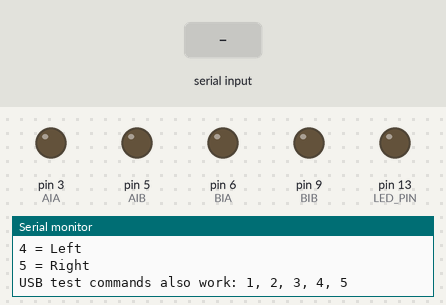
A sketch run on a simulated Arduino Nano, built with avr-gcc and run on an emulated ATmega328P. On the bench: output pins drawn as LEDs (lit = HIGH), the last lines printed to the serial monitor. Inputs (shaded band) come from the test bench.

Above: at 1.3 s.
1.4 s: "B\n" received over Serial
At 1.8 s:
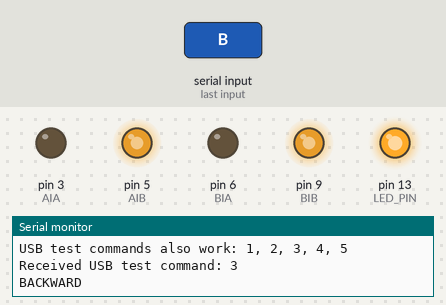
2.9 s: "f,45\n" received over the second serial link
At 4.2 s:
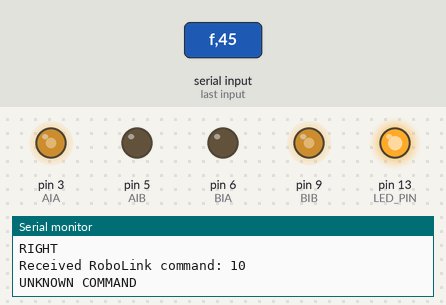
4.5 s: byte 4 (4) received over Serial
At 5.7 s:
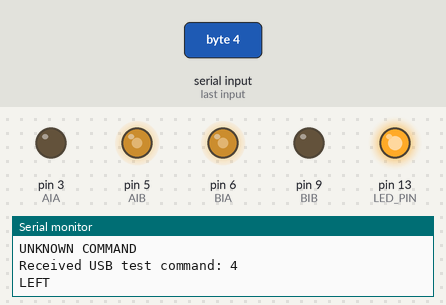
6.0 s: byte 1 (1) received over Serial
At 6.5 s:
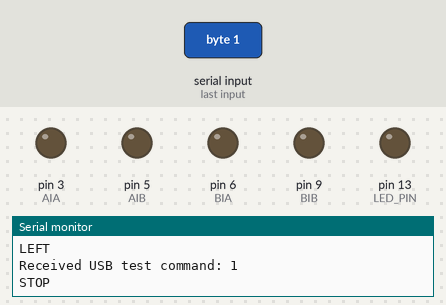
7.5 s: "l\n" received over Serial
At 8.7 s:
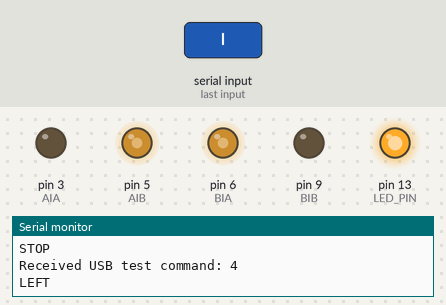
9.0 s: "r\n" received over Serial
At 10.3 s:
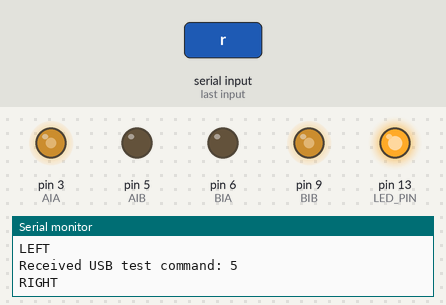
Timing chart, 0 to 11.5 s (numbered marks = the images above; inputs shaded):
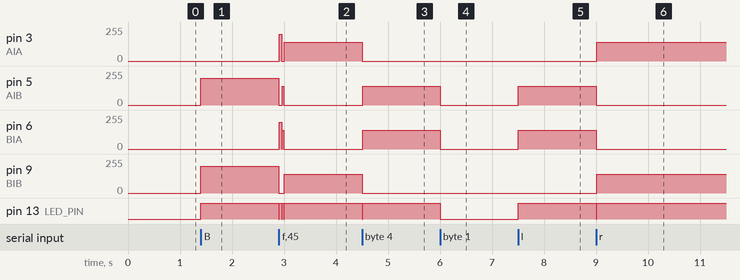

Measured:
- after the input at 1.4 s, pin 5 (AIB), pin 9 (BIB): 0/255 → 200/255 at once; pin 13 (LED_PIN): LOW → HIGH at once
- after the input at 2.9 s, pin 3 (AIA): 0/255 → 140/255 at once; pin 5 (AIB): 200/255 → 0/255 at once
- after the input at 4.5 s, pin 3 (AIA), pin 9 (BIB): 140/255 → 0/255 at once; pin 5 (AIB), pin 6 (BIA): 0/255 → 140/255 at once; pin 13 (LED_PIN): HIGH → LOW at once, → HIGH 0.01 s later
- after the input at 6.0 s, pin 5 (AIB), pin 6 (BIA): 140/255 → 0/255 at once; pin 13 (LED_PIN): HIGH → LOW at once
- after the input at 7.5 s, pin 5 (AIB), pin 6 (BIA): 0/255 → 140/255 at once; pin 13 (LED_PIN): LOW → HIGH at once
- after the input at 9.0 s, pin 3 (AIA), pin 9 (BIB): 0/255 → 140/255 at once; pin 5 (AIB), pin 6 (BIA): 140/255 → 0/255 at once; pin 13 (LED_PIN): HIGH → LOW at once, → HIGH 0.01 s later

The sketch:

Lab5_Part2_RoboLink.ino
```cpp
#include <SoftwareSerial.h>

/*
  Lab 5 - Part 2: RoboLink
  Course: RoboLink: Build and Drive Your Smartphone-Controlled Robot
  Board: Arduino Nano ATmega168
  Written by: Mahmoud Yassin, 2026

  What this sketch does:
    This program lets the RoboLink Android app control the 2-motor robot.

    The app sends one BLE command byte to the Bluetooth/BLE module.
    The Bluetooth/BLE module sends that byte to the Arduino Nano.
    The Arduino reads the byte and controls the L9110 2-channel motor driver.

  RoboLink app command map:
    1 = Stop
    2 = Move forward
    3 = Move backward
    4 = Turn left
    5 = Turn right

  Important app behavior:
    The app uses TouchDown and TouchUp for the direction buttons.
    Example:
      Press Forward  -> app sends 2
      Release Forward -> app sends 1

    This makes the robot stop automatically when the button is released.

  Bluetooth/BLE module wiring:
    BLE module VCC -> Arduino Nano 5V
    BLE module GND -> Arduino Nano GND
    BLE module TXD -> Arduino Nano D10
    BLE module RXD -> Arduino Nano D11 through a voltage divider
    BLE module EN/KEY -> not connected during normal use

    The module used in this lab is a special HC-05-style BLE edition.
    It works with BLE, not classic Bluetooth SPP.

  Phone setup note:
    Make sure Bluetooth and Location/GPS are both turned on.
    Also give the RoboLink app all requested Android permissions for
    connectivity and location, such as Nearby Devices, Bluetooth, and Location.

  L9110 motor driver wiring:
    L9110 A-IA -> Arduino Nano D3
    L9110 A-IB -> Arduino Nano D5
    L9110 B-IA -> Arduino Nano D6
    L9110 B-IB -> Arduino Nano D9
    L9110 GND  -> Arduino GND and motor battery/power supply GND
    L9110 VCC  -> External motor power, usually 2.5V to 12V

    Important:
      Do not power the motors only from the Arduino Nano 5V pin or USB.
      Use an external motor power supply and connect all grounds together.

  Serial settings:
    Computer Serial Monitor: 9600 baud
    BLE module UART:         9600 baud

  Testing:
    Open the Serial Monitor at 9600 baud.
    When the app sends commands, the Arduino prints what it received.

  If the robot moves the wrong way:
    Do not change the app command numbers first.
    Adjust the motor wiring or edit the movement functions at the bottom.

  If the robot does not drive straight:
    DC motors are not perfectly matched. One motor may be naturally slower.
    Use LEFT_MOTOR_SPEED and RIGHT_MOTOR_SPEED below to balance the robot.
*/

// Bluetooth/BLE serial connection.
// Arduino D10 receives data from the module TXD pin.
// Arduino D11 sends data to the module RXD pin through a voltage divider.
const int BT_RX_PIN = 10;
const int BT_TX_PIN = 11;
SoftwareSerial BT(BT_RX_PIN, BT_TX_PIN);

// L9110 motor driver input pins.
const int AIA = 3;  // Motor A input A
const int AIB = 5;  // Motor A input B
const int BIA = 6;  // Motor B input A
const int BIB = 9;  // Motor B input B

// Built-in LED. It is used as a small status indicator.
const int LED_PIN = 13;

// Motor speed uses PWM. 0 = stopped, 255 = full speed.
// Motor A is treated as the left motor. Motor B is treated as the right motor.
//
// If the robot turns left when moving forward, the left motor is too slow:
// increase LEFT_MOTOR_SPEED or decrease RIGHT_MOTOR_SPEED.
//
// If the robot turns right when moving forward, the right motor is too slow:
// increase RIGHT_MOTOR_SPEED or decrease LEFT_MOTOR_SPEED.
const int LEFT_MOTOR_SPEED = 200;
const int RIGHT_MOTOR_SPEED = 200;

// Turning uses a lower speed so the robot is easier to control.
// If the robot does not turn strongly enough, increase this number a little.
const int TURN_SPEED = 140;

// A short pause before moving protects the driver during direction changes.
const int directionChangeDelay = 10;

const long SERIAL_BAUD = 9600;

enum Motion {
  STOPPED,
  FORWARD,
  BACKWARD,
  LEFT,
  RIGHT
};

Motion currentMotion = STOPPED;

void showHelp();
void handleCommand(byte command);
byte normalizeCommand(byte command);
void stopMotors();
void moveTo(Motion nextMotion);
void moveForward();
void moveBackward();
void turnLeft();
void turnRight();

void setup() {
  pinMode(AIA, OUTPUT);
  pinMode(AIB, OUTPUT);
  pinMode(BIA, OUTPUT);
  pinMode(BIB, OUTPUT);
  pinMode(LED_PIN, OUTPUT);

  stopMotors();

  Serial.begin(SERIAL_BAUD);
  BT.begin(SERIAL_BAUD);

  showHelp();
}

void loop() {
  // Main path: commands from the RoboLink Android app through the BLE module.
  if (BT.available() > 0) {
    byte command = BT.read();
    command = normalizeCommand(command);

    Serial.print(F("Received RoboLink command: "));
    Serial.println(command);

    handleCommand(command);
  }

  // Optional test path: commands typed directly in the Serial Monitor.
  // This is useful for debugging without the phone app.
  if (Serial.available() > 0) {
    byte command = Serial.read();

    if (command == '\n' || command == '\r') {
      return;
    }

    command = normalizeCommand(command);

    Serial.print(F("Received USB test command: "));
    Serial.println(command);

    handleCommand(command);
  }
}

void showHelp() {
  Serial.println();
  Serial.println(F("Lab 5 - Part 2: RoboLink"));
  Serial.println(F("RoboLink BLE robot control is ready."));
  Serial.println();
  Serial.println(F("App command map:"));
  Serial.println(F("1 = Stop"));
  Serial.println(F("2 = Forward"));
  Serial.println(F("3 = Backward"));
  Serial.println(F("4 = Left"));
  Serial.println(F("5 = Right"));
  Serial.println();
  Serial.println(F("USB test commands also work: 1, 2, 3, 4, 5"));
  Serial.println();
}

void handleCommand(byte command) {
  if (command == 1) {
    stopMotors();
    Serial.println(F("STOP"));
  } else if (command == 2) {
    moveForward();
    Serial.println(F("FORWARD"));
  } else if (command == 3) {
    moveBackward();
    Serial.println(F("BACKWARD"));
  } else if (command == 4) {
    turnLeft();
    Serial.println(F("LEFT"));
  } else if (command == 5) {
    turnRight();
    Serial.println(F("RIGHT"));
  } else {
    Serial.println(F("UNKNOWN COMMAND"));
  }
}

byte normalizeCommand(byte command) {
  // The RoboLink app sends raw bytes: 1, 2, 3, 4, 5.
  if (command >= 1 && command <= 5) {
    return command;
  }

  // The Serial Monitor sends text characters: '1', '2', '3', '4', '5'.
  if (command >= '1' && command <= '5') {
    return command - '0';
  }

  // Letter commands are supported for quick USB testing.
  if (command == 's' || command == 'S') {
    return 1;
  }
  if (command == 'f' || command == 'F') {
    return 2;
  }
  if (command == 'b' || command == 'B') {
    return 3;
  }
  if (command == 'l' || command == 'L') {
    return 4;
  }
  if (command == 'r' || command == 'R') {
    return 5;
  }

  return command;
}

void stopMotors() {
  digitalWrite(AIA, LOW);
  digitalWrite(AIB, LOW);
  digitalWrite(BIA, LOW);
  digitalWrite(BIB, LOW);
  digitalWrite(LED_PIN, LOW);
  currentMotion = STOPPED;
}

void moveTo(Motion nextMotion) {
  if (currentMotion != STOPPED && currentMotion != nextMotion) {
    stopMotors();
    delay(directionChangeDelay);
  }

  digitalWrite(LED_PIN, HIGH);
  currentMotion = nextMotion;
}

void moveForward() {
  moveTo(FORWARD);

  analogWrite(AIA, LEFT_MOTOR_SPEED);
  digitalWrite(AIB, LOW);

  analogWrite(BIA, RIGHT_MOTOR_SPEED);
  digitalWrite(BIB, LOW);
}

void moveBackward() {
  moveTo(BACKWARD);

  digitalWrite(AIA, LOW);
  analogWrite(AIB, LEFT_MOTOR_SPEED);

  digitalWrite(BIA, LOW);
  analogWrite(BIB, RIGHT_MOTOR_SPEED);
}

void turnLeft() {
  moveTo(LEFT);

  digitalWrite(AIA, LOW);
  analogWrite(AIB, TURN_SPEED);

  analogWrite(BIA, TURN_SPEED);
  digitalWrite(BIB, LOW);
}

void turnRight() {
  moveTo(RIGHT);

  analogWrite(AIA, TURN_SPEED);
  digitalWrite(AIB, LOW);

  digitalWrite(BIA, LOW);
  analogWrite(BIB, TURN_SPEED);
}
```
